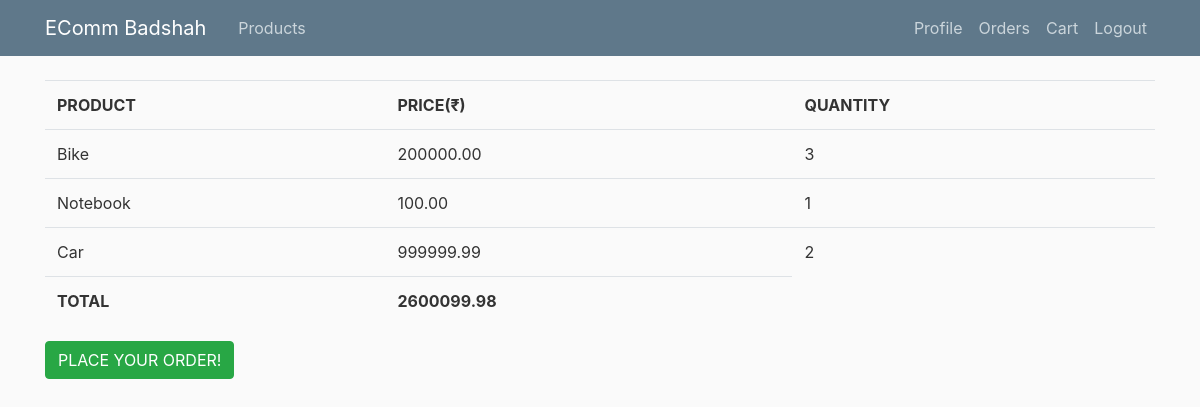
/Cart (signed in), run on the app's committed database.
### products/models.py (models this page shows, shortened)
class CartProduct (models.Model):
    product = models.ForeignKey(Product, on_delete = models.CASCADE)
    quantity = models.IntegerField(default = 1)

class Product (models.Model):
    title = models.CharField(max_length=100)
    description = models.TextField()
    price = models.DecimalField(decimal_places=2, max_digits=10)
    image = models.ImageField(default='default_prod.jpg', upload_to='product_images')

class Order (models.Model):
    user = models.ForeignKey(User, on_delete=models.CASCADE)
    items = models.ManyToManyField(CartProduct, blank=True, default = [])
    placed = models.BooleanField(default = "False")
    order_time = models.DateTimeField(blank = True, null = True)
    amount = models.DecimalField(decimal_places=2, max_digits=15, default = 0)
    transaction = models.OneToOneField(Transaction, on_delete=models.CASCADE, null=True, blank=True)

### products/views.py (the view)
# urls.py: path('Cart', views.CartListView.as_view()  ,name = "cart"),
class CartListView (ListView):
    model = CartProduct
    template_name = "products/cart.html"
    context_object_name = "items"
    def get_context_data(self, **kwargs):
        usr = get_object_or_404(User, username=self.request.user)
        qset = Order.objects.get(user = usr, placed = False).items.all()
        context = {"items":qset, "amount": Order.objects.get(user = usr, placed = False).amount}
        return context

### products/templates/products/cart.html (shortened to what this page needs)
{% extends "products/base.html" %}
{% block content %}
<table class="table">
    <tr>
        <th scope = "col">PRODUCT</th>
        <th scope = "col">PRICE(₹)</th>
        <th scope = "col">QUANTITY</th>
    </tr>
    {% for item in items %}
    <tr> <td>{{item.product.title}}</td>    <td>{{item.product.price}}</td>      <td>{{item.quantity}} </td></tr>
    {% endfor %}
    <tr>
        <th scope = "col">TOTAL</th>
        <th scope = "col">{{amount}}</th>
    </tr>
</table>
<form action = "/payments/pay/", method= "POST">
    <button type = submit class = "btn btn-success orderbutto">PLACE YOUR ORDER!</button>
</form>
{% endblock %}

### products/static/products/main.css (style rules this page uses)
body { background: #fafafa; color: #333333; margin-top: 5rem; }

### data on the page
CartProduct: product "Bike", product.price "200000.00", quantity "3"
CartProduct: product "Notebook", product.price "100.00", quantity "1"
CartProduct: product "Car", product.price "999999.99", quantity "2"
Order: amount "2600099.98"
